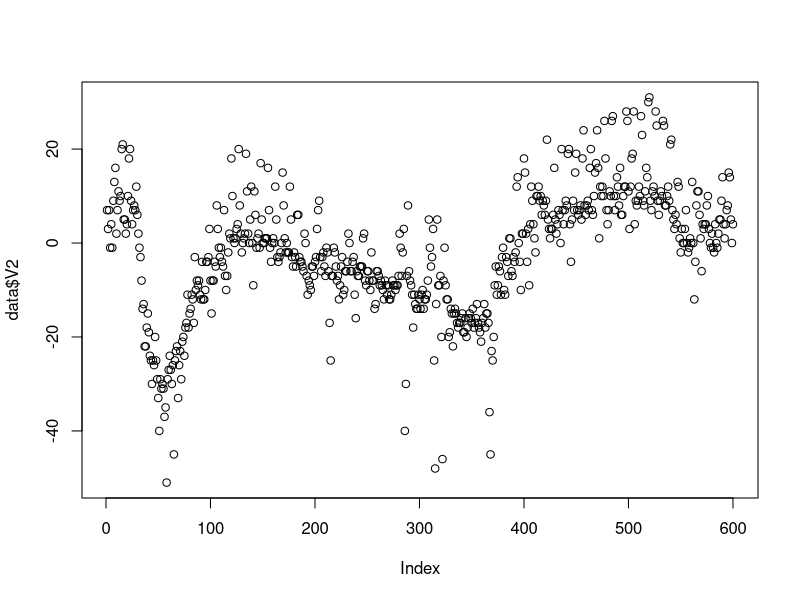

Generate this figure with R: (Note: this script raises an error after producing the figure.)
## ---- chunk 1
setwd('/home/leon/Downloads')
library(readr)
library(tidyverse)
library(lubridate)
library(tidyr)

dat1<-read_csv('transit.csv',col_names=FALSE, col_select=-1)
setwd("/home/leon/Documents/Statts/speeches") 
prob<-read_csv('prob.csv')

## ---- chunk 2
data<-dat1[,-1]
## ---- chunk 3

data<-t(data)
data<-as.data.frame(data)
#data<-data[2:602,1:51]



## ---- chunk 4
data$V1<-as.Date(data$V1)
## ---- chunk 5

attach(data)
## ---- chunk 6


plot(data$V2)
## ---- chunk 7
matrix=as.data.frame(matrix(, nrow = 0, ncol = 51))
## ---- chunk 8
dates=c('28-01-2020','12-09-2020','20-06-2020','18-08-2020','19-09-2020','10-09-2020','28-08-2020','14-01-2020','13-03-2020','08-08-2020','28-02-2020','10-02-2020','15-04-2020','03-09-2020','19-02-2020','30-01-2020','01-06-2020','01-09-2020','20-02-2020','07-09-2020','11-03-2020','13-09-2020','17-09-2020','04-07-2020','08-09-2020','02-03-2020','23-04-2020','22-09-2020','18-09-2020','13-04-2020','21-02-2020','21-09-2020','05-11-2020')


## ---- chunk 9
for (i in seq(1:33)) {
for (date in dates[i]) {
  new= data[data$V1 > dmy(date) & data$V1 <= dmy(date)+days(3),]
  matrix=rbind(matrix, new)
  
} }

## ---- chunk 10
realmatrix<-lapply(matrix[-1], as.numeric)
realmatrix<-as.data.frame(realmatrix)
## ---- chunk 11
n <- 3;
realmatrix<-aggregate(realmatrix, list(rep(1:(nrow(matrix) %/% n + 1), each = n, len = nrow(matrix))), mean)[-1]

## ---- chunk 12


realdf<-c(prob[-c(1:4),], realmatrix)

## ---- chunk 13
realdf<-as.data.frame(realdf)
## ---- chunk 14
statenames<-dat1[["X2"]]
statenames <- statenames[-1]
#statenames<-as.character(statenames)
## ---- chunk 15
statenames<-as.character(statenames)
setnames(realdf, old=c(colnames(realdf[-c(1:6)])),new=c(statenames))
## ---- chunk 16
model<-lm(matrix$V47~prob$V3+prob$V1+prob$V2+prob$V5+prob$V4)
summary(model)
## ---- chunk 17
newdata<-data.frame(realdf[1:6], stack(realdf[7:53]))
## ---- chunk 18
library(lmerTest)

## ---- chunk 19
scalevalues<-as.data.frame(scale(newdata[c(1,3)]))
newdata$V3<-scalevalues$V3
newdata$values=scalevalues$values
## ---- chunk 20
(fe<- lmer(formula=values ~1+V1+V2+ V3+(1+V2+V3+V1|ind), data=newdata))
## ---- chunk 21
summary(fe)
## ---- chunk 22
coefs<-coef(fe)$ind


## ---- chunk 23
coefs<-as.data.frame(coefs)
## ---- chunk 24
lmodel<-lm(values~V3+V1+V2+V4+V5,data=newdata)
summary(lmodel)
## ---- chunk 25
library(blme)
## ---- chunk 26
bfe<-blmer(formula=values ~ V3+V4+V5+(V3|ind), data=newdata)
## ---- chunk 27
relative=prob$V1+prob$V2+prob$V4+prob$V5

relative=prob$V3/relative
## ---- chunk 28
model=lm(realdf$`New Mexico`~relative)
